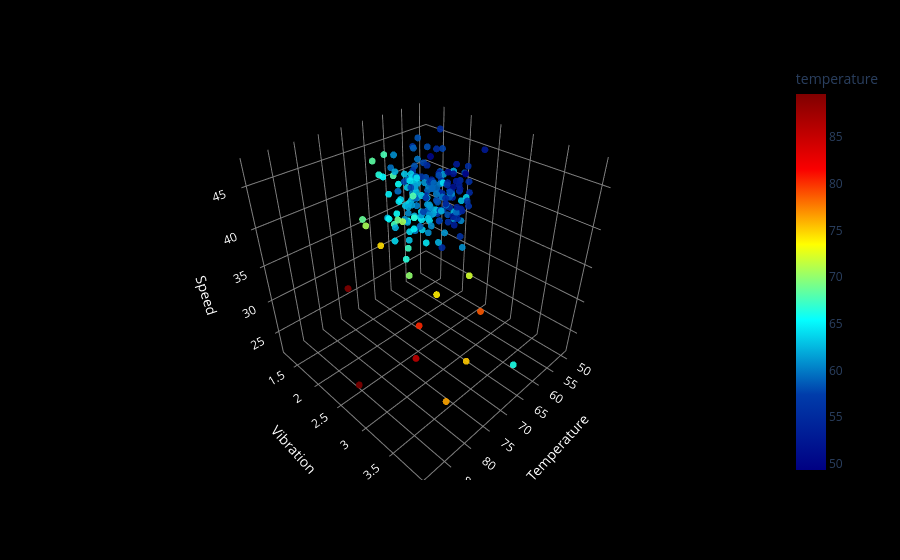

Here is the notebook cell this chart was saved with:
### Markdown cell above
<div align="center">

## Zadanie 2

</div>

### Code cell
import numpy as np
import pandas as pd
import plotly.express as px

rng = np.random.default_rng(42)

n_trams = 200

# Normalne dane
temperature = rng.normal(loc=60, scale=5, size=n_trams)   # 60°C średnia
vibration = rng.normal(loc=2.0, scale=0.3, size=n_trams)  # wibracje (g)
speed = rng.normal(loc=40, scale=3, size=n_trams)         # km/h

# Wprowadzamy anomalie losowo u ~10 tramwajów
n_anomalies = 10
anomaly_idx = rng.choice(n_trams, n_anomalies, replace=False)

temperature[anomaly_idx] += rng.normal(20, 5, size=n_anomalies)  # przegrzewanie
vibration[anomaly_idx] += rng.normal(1.5, 0.2, size=n_anomalies) # drgania
speed[anomaly_idx] -= rng.normal(10, 3, size=n_anomalies)        # spadek prędkości

# Zbuduj DataFrame
df = pd.DataFrame({
    "temperature": temperature,
    "vibration": vibration,
    "speed": speed,
    "is_anomaly": [1 if i in anomaly_idx else 0 for i in range(n_trams)]
})

print(df.head())
print("\nLiczba anomalii:", df["is_anomaly"].sum())

trams = np.array(df[["temperature", "vibration", "speed"]])
test = np.ravel(np.array(df[["is_anomaly"]]))

from sklearn.preprocessing import StandardScaler

scaler = StandardScaler()
scaler.fit(trams)
trams = scaler.transform(trams)

fig = px.scatter_3d(
    df,
    x="temperature",
    y="vibration",
    z="speed",
    color="temperature",                 # użyj koloru opartego na danych
    color_continuous_scale="jet",        # mapa kolorów "jet"
)

fig.update_traces(
    marker=dict(
        size=4,                          # mniejsze punkty
        opacity=0.9
    )
)

fig.update_layout(
    scene=dict(
        xaxis_title="Temperature",
        yaxis_title="Vibration",
        zaxis_title="Speed",
        xaxis=dict(
            backgroundcolor="black",
            color="white",
            gridcolor="gray"
        ),
        yaxis=dict(
            backgroundcolor="black",
            color="white",
            gridcolor="gray"
        ),
        zaxis=dict(
            backgroundcolor="black",
            color="white",
            gridcolor="gray"
        )
    ),
    paper_bgcolor="black",                # tło całej figury
    plot_bgcolor="black",
)

fig.show()

### Figure 1 — Plotly figure (JSON) as saved in the notebook; plotly's stock layout.template omitted (floating-point values rounded to 4 significant figures; data arrays with more than 128 entries replaced by an {"elided": "..."} marker saying what was removed)
{"data": [{"hovertemplate": "temperature=%{marker.color}<br>vibration=%{y}<br>speed=%{z}<extra></extra>", "legendgroup": "", "marker": {"color": {"elided": "200 float values"}, "coloraxis": "coloraxis", "opacity": 0.9, "size": 4, "symbol": "circle"}, "mode": "markers", "name": "", "scene": "scene", "showlegend": false, "type": "scatter3d", "x": {"elided": "200 float values"}, "y": {"elided": "200 float values"}, "z": {"elided": "200 float values"}}], "layout": {"coloraxis": {"colorbar": {"title": {"text": "temperature"}}, "colorscale": [[0, "rgb(0,0,131)"], [0.2, "rgb(0,60,170)"], [0.4, "rgb(5,255,255)"], [0.6, "rgb(255,255,0)"], [0.8, "rgb(250,0,0)"], [1, "rgb(128,0,0)"]]}, "legend": {"tracegroupgap": 0}, "margin": {"t": 60}, "paper_bgcolor": "black", "plot_bgcolor": "black", "scene": {"domain": {"x": [0, 1], "y": [0, 1]}, "xaxis": {"backgroundcolor": "black", "color": "white", "gridcolor": "gray", "title": {"text": "Temperature"}}, "yaxis": {"backgroundcolor": "black", "color": "white", "gridcolor": "gray", "title": {"text": "Vibration"}}, "zaxis": {"backgroundcolor": "black", "color": "white", "gridcolor": "gray", "title": {"text": "Speed"}}}}}
